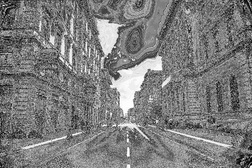
#> input picture depth_map.jpg, 252 x 168 px, shrunk from 640 x 427 before the run
$ python main.py depth_map.jpg
#> lines starting #> are read from the running program, lines starting #| are printed output that depends on the picture; after the words box and inside, x2 and y2 are one past the last pixel; in counts of white or black regions, pixels touching at a corner belong together
import cv2
import numpy as np
import sys
import math

class DbScan:
    """
    A Python implementation of the DBSCAN clustering algorithm tailored for clustering
    bounding boxes (cv2.Rect). It groups rectangles that are close to each other.
    """
    def __init__(self, data, eps, min_pts):
        """
        Initializes the DBSCAN algorithm.

        Args:
            data (list): A list of rectangles [x, y, w, h] to cluster.
            eps (float): The maximum distance between two samples for one to be
                         considered as in the neighborhood of the other.
            min_pts (int): The number of samples in a neighborhood for a point
                           to be considered as a core point.
        """
        self.data = data
        self.eps = eps
        self.min_pts = min_pts
        self.labels = [-99] * len(data)  # -99: unvisited, -1: noise
        self.cluster_id = -1
        # Memoization table for distances to avoid re-computation
        self.dist_cache = np.full((len(data), len(data)), -1.0)

    def run(self):
        """
        Executes the DBSCAN clustering algorithm.
        """
        for i in range(len(self.data)):
            if not self.is_visited(i):
                neighbors = self.region_query(i)
                if len(neighbors) < self.min_pts:
                    self.labels[i] = -1  # Mark as noise
                else:
                    self.cluster_id += 1
                    self.expand_cluster(i, neighbors)
        return self.labels

    def expand_cluster(self, p_index, neighbors):
        """
        Expands a cluster from a core point.

        Args:
            p_index (int): The index of the core point.
            neighbors (list): The list of neighbors of the core point.
        """
        self.labels[p_index] = self.cluster_id
        i = 0
        while i < len(neighbors):
            neighbor_index = neighbors[i]
            if not self.is_visited(neighbor_index):
                self.labels[neighbor_index] = self.cluster_id
                new_neighbors = self.region_query(neighbor_index)
                if len(new_neighbors) >= self.min_pts:
                    # Add new neighbors to the list to be processed
                    neighbors.extend(n for n in new_neighbors if n not in neighbors)
            i += 1

    def is_visited(self, index):
        """Checks if a point has been visited (i.e., assigned a cluster or noise)."""
        return self.labels[index] != -99

    def region_query(self, p_index):
        """
        Finds all points within the epsilon distance of a given point.

        Args:
            p_index (int): The index of the point to query around.

        Returns:
            list: A list of indices of neighboring points.
        """
        neighbors = []
        for i in range(len(self.data)):
            if self.distance_func(p_index, i) <= self.eps:
                neighbors.append(i)
        return neighbors

    def distance_func(self, i, j):
        """
        Calculates the minimum distance between the corners of two rectangles.
        Uses a cache to store and retrieve already computed distances.
        """
        if self.dist_cache[i, j] != -1:
            return self.dist_cache[i, j]
        if i == j:
            self.dist_cache[i, j] = 0.0
            return 0.0

        rect_a = self.data[i]
        rect_b = self.data[j]

        corners_a = [
            (rect_a[0], rect_a[1]),
            (rect_a[0] + rect_a[2], rect_a[1]),
            (rect_a[0], rect_a[1] + rect_a[3]),
            (rect_a[0] + rect_a[2], rect_a[1] + rect_a[3]),
        ]
        corners_b = [
            (rect_b[0], rect_b[1]),
            (rect_b[0] + rect_b[2], rect_b[1]),
            (rect_b[0], rect_b[1] + rect_b[3]),
            (rect_b[0] + rect_b[2], rect_b[1] + rect_b[3]),
        ]

        min_dist = float('inf')
        for p1 in corners_a:
            for p2 in corners_b:
                dist = math.sqrt((p1[0] - p2[0])**2 + (p1[1] - p2[1])**2)
                if dist < min_dist:
                    min_dist = dist

        self.dist_cache[i, j] = min_dist
        self.dist_cache[j, i] = min_dist
        return min_dist

def get_distinct_contours(image, canny_thresh1=100, canny_thresh2=200, blur_size=3):
    """
    Pre-processes an image to find distinct external contours.

    Args:
        image (np.array): The input image.
        canny_thresh1 (int): First threshold for the Canny edge detector.
        canny_thresh2 (int): Second threshold for the Canny edge detector.
        blur_size (int): The kernel size for the Gaussian blur.

    Returns:
        tuple: A tuple containing the contours and hierarchy.
    """
    gray = cv2.cvtColor(image, cv2.COLOR_BGR2GRAY)
    blurred = cv2.blur(gray, (blur_size, blur_size))
    dilated = cv2.dilate(blurred, None)
    canny_output = cv2.Canny(dilated, canny_thresh1, canny_thresh2)
    contours, hierarchy = cv2.findContours(canny_output, cv2.RETR_EXTERNAL, cv2.CHAIN_APPROX_SIMPLE)
    return contours, hierarchy

def get_bottom_point(contour):
    """Finds the lowest point (max y-coordinate) in a contour."""
    return max(contour, key=lambda point: point[0][1])[0]

def generate_red_cyan(image, depth_map):
    """
    Generates a red-cyan 3D anaglyph image from an image and its depth map.

    Args:
        image (np.array): The original color image.
        depth_map (np.array): A grayscale depth map (darker is further).

    Returns:
        np.array: The resulting red-cyan anaglyph image.
    """
    # Start with a copy of the original image
    anaglyph_image = image.copy()
    rows, cols, _ = image.shape

    # Shift the blue and green channels to the right based on the depth map
    for i in range(rows):
        for j in range(cols):
            # Calculate pixel shift amount (m) based on depth
            depth_val = depth_map[i, j]
            m = int((15 * depth_val) / 255)

            if j < cols - m:
                # For the current pixel (i, j), get the blue and green values
                # from a pixel to the right (i, j + m).
                # This creates the cyan channel for the right eye's view.
                blue_val = image[i, j + m, 0]
                green_val = image[i, j + m, 1]
                anaglyph_image[i, j, 0] = blue_val
                anaglyph_image[i, j, 1] = green_val
                # The red channel at (i, j) remains unchanged, representing
                # the left eye's view.

    return anaglyph_image

def main():
    """
    Main execution function.
    """
    if len(sys.argv) != 2:
        print("Usage: python script.py <image_path>")
        return -1

    image_path = sys.argv[1]
    im = cv2.imread(image_path, cv2.IMREAD_COLOR)
#> im is the input picture: shape (168, 252, 3); min 0, max 255, mean 124.3

    if im is None:
        print(f"Error: Could not open or find the image at {image_path}")
        return -1

    height, width, _ = im.shape
#> height = 168; width = 252

    # 1. Find initial contours in the image
    contours, _ = get_distinct_contours(im)
#> in get_distinct_contours, `blurred = cv2.blur(gray, (blur_size, blur_size))`:
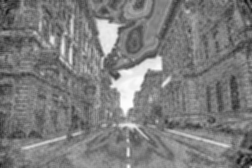
#> blurred: shape (168, 252); min 8, max 253, mean 124.3
#> in get_distinct_contours, `dilated = cv2.dilate(blurred, None)`:
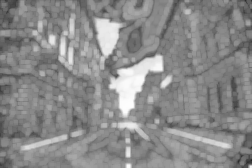
#> dilated: shape (168, 252); min 34, max 253, mean 138.1
#> in get_distinct_contours, `canny_output = cv2.Canny(dilated, canny_thresh1, canny_thresh2)`:
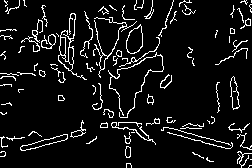
#> canny_output: shape (168, 252); 7.8% white in thin lines or dots
#> in get_distinct_contours, `contours, hierarchy = cv2.findContours(canny_output, cv2.RETR_EXTERNAL..`: contours = 95 contours, 75 with area under 20; largest, box (x1, y1, x2, y2) and area: (58, 13, 87, 80) 420, (126, 24, 143, 54) 337, (20, 134, 68, 151) 237, (230, 76, 240, 110) 175, (93, 17, 137, 78) 94

    # 2. Get the bounding box for each contour
    boxes = [cv2.boundingRect(c) for c in contours]
#> boxes = 95 items, first 6: (248, 165, 4, 3), (126, 163, 6, 5), (250, 159, 2, 1), (206, 157, 8, 5), (192, 152, 12, 7), (237, 151, 15, 17)

    # 3. Cluster the bounding boxes using DBSCAN to group parts of the same object
    # The distance threshold is proportional to the image size.
    dbscan_distance = ((height + width) / 2) * 0.02
#> dbscan_distance = 4.2
    dbscan = DbScan(boxes, dbscan_distance, 2)
#> in __init__, `self.data = data`: self.data has the same summary as boxes in main
#> in __init__, `self.labels = [-99] * len(data)`: self.labels = 95 values from -99 to -99
#> in __init__, `self.dist_cache = np.full((len(data), len(data)), -1.0)`: self.dist_cache: shape (95, 95) float64; every value is -1
    labels = dbscan.run()
#> the loop in run, `for i in range(len(self.data)):` made 95 passes
#> self.cluster_id on pass 1: 0
    num_clusters = dbscan.cluster_id + 1

    # 4. Create a background with a vertical linear gradient. This will serve as our depth map.
    # Objects at the top will be "further" (darker), and objects at the bottom
    # will be "closer" (brighter).
    gradient_map = np.zeros((height, width), dtype=np.uint8)
    for r in range(height):
        # Create a gradient from 32 to 223 (191+32)
        color_val = int((191 * r) / height) + 32
        gradient_map[r, :] = color_val
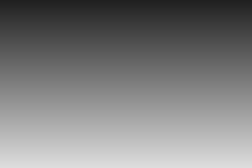
#> gradient_map: shape (168, 252); min 32, max 221, mean 126.4

    # 5. Merge contours that belong to the same cluster
    merged_contours = [[] for _ in range(num_clusters)]
    for i, label in enumerate(labels):
        if label != -1:  # Ignore noise
            merged_contours[label].extend(contours[i])
#> this loop made 95 passes
#> label on passes 1 to 12: 0, -1, -1, 1, 1, 0, 2, 3, 4, 2, 2, -1

    # Filter out empty cluster lists
    merged_contours = [np.array(mc) for mc in merged_contours if mc]

    # 6. Create the final depth map by drawing the objects onto the gradient
    depth_map = gradient_map.copy()
    for i, contour in enumerate(merged_contours):
        if len(contour) > 0:
            # Determine the object's "color" (depth) by finding its lowest point
            # and sampling the color from the gradient map at that location.
            bottom_point = get_bottom_point(contour)
            # Ensure the point is within bounds
            y = min(bottom_point[1], height - 1)
            depth_color = int(gradient_map[y, 0])

            # Draw the convex hull of the merged contour onto the depth map
            hull = cv2.convexHull(contour)
            cv2.drawContours(depth_map, [hull], -1, (depth_color,), thickness=cv2.FILLED)
#> this loop made 21 passes
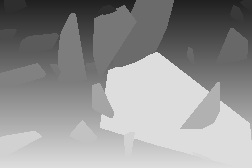
#> depth_map: shape (168, 252); min 32, max 221, mean 147.6

    # 7. Generate the red-cyan anaglyph image
    red_cyan_image = generate_red_cyan(im, depth_map)
#> after the loop in generate_red_cyan, `for i in range(rows):`:
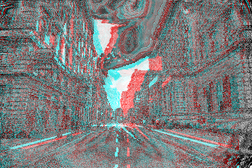
#> anaglyph_image: shape (168, 252, 3); mean B, G, R 123.8, 123.8, 124.3

    # 8. Display the results
    cv2.imshow("Original Image", im)
    cv2.imshow("Generated Depth Map", depth_map)
    cv2.imshow("Red-Cyan 3D Anaglyph", red_cyan_image)

    # Optional: Save the output
    cv2.imwrite("depth_map_output.jpg", depth_map)
    cv2.imwrite("red_cyan_anaglyph_output.jpg", red_cyan_image)
    print("Output images 'depth_map_output.jpg' and 'red_cyan_anaglyph_output.jpg' have been saved.")

    cv2.waitKey(0)
    cv2.destroyAllWindows()

if __name__ == "__main__":
    main()

$ run again, on street_scene.jpg
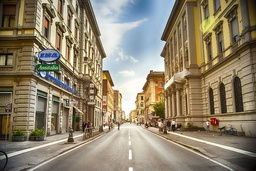
#> input picture street_scene.jpg, 256 x 171 px, shrunk from 640 x 427 before the run
#> in main, im is the input picture: shape (171, 256, 3); mean B, G, R 108.5, 130.9, 142.3
#> in get_distinct_contours, `canny_output = cv2.Canny(dilated, canny_thresh1, canny_thresh2)`:
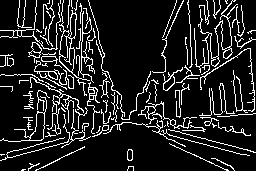
#> canny_output: shape (171, 256); 13.2% white in thin lines or dots
#> in get_distinct_contours, `contours, hierarchy = cv2.findContours(canny_output, cv2.RETR_EXTERNAL..`: contours = 102 contours, 83 with area under 20; largest, box (x1, y1, x2, y2) and area: (59, 0, 90, 96) 561, (0, 96, 47, 142) 266, (34, 60, 74, 90) 196, (194, 0, 238, 73) 169, (28, 42, 42, 63) 118
#> boxes = 102 items, first 6: (21, 169, 5, 2), (127, 166, 7, 5), (28, 163, 12, 8), (211, 158, 24, 13), (0, 154, 5, 2), (127, 149, 6, 12)
#> self.data has the same summary as boxes in main
#> self.labels = 102 values from -99 to -99
#> self.dist_cache: shape (102, 102) float64; every value is -1
#> the loop in run, `for i in range(len(self.data)):` made 102 passes
#> self.cluster_id on pass 1: 0
#> the loop in main, `for i, label in enumerate(labels):` made 102 passes
#> label on passes 1 to 8: 0, -1, 0, -1, -1, -1, -1, -1
#> the loop in main, `for i, contour in enumerate(merged_contours):` made 14 passes
#> after the loop in generate_red_cyan, `for i in range(rows):`:
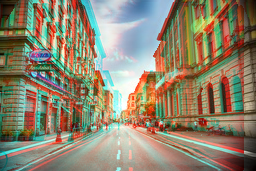
#> anaglyph_image: shape (171, 256, 3); mean B, G, R 110.4, 132.4, 142.3
